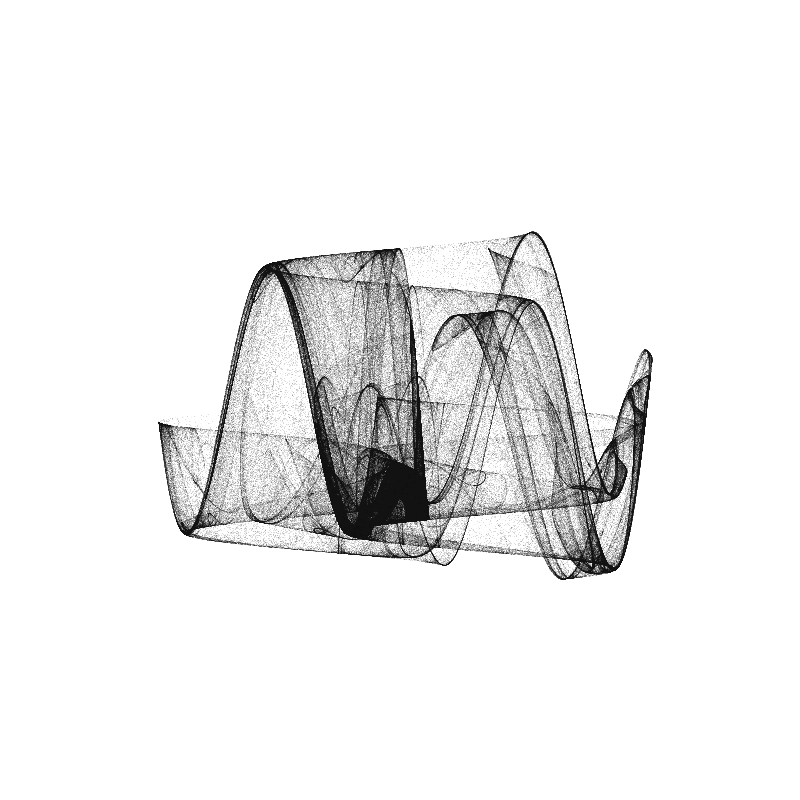
Frame 1 (no input)
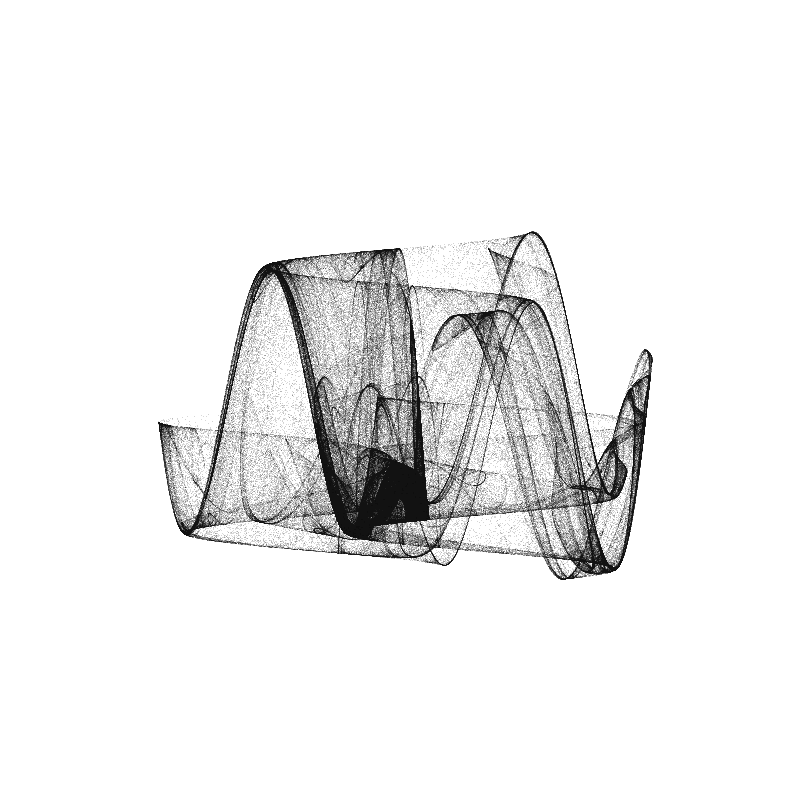
Frame 2 (the mouse pressed at the canvas centre, redrawn once)

The Processing sketch that drew these frames (run headless with seeded random() and noise(); the mouse was pressed at the canvas centre and the sketch redrawn once):

// Processing sketch: sketch_210727a
// ── sketch_210727a.pde
int pointCount = 6000000;
float x, y = 1;
float xn, yn;

float a=0.83;
float b=2.3;
float c=0.2;
float d=4;
//float a=-1.4;
//float b=1.6;
//float c=1.0;
//float d=0.7;
float [][]pointAry = new float[2][10000000];


void setup(){
  size(800,800);
  smooth();
}

void draw(){
  background(255);
  for (int i = 0; i <= pointCount; i++){
    xn = sin(a*y)-cos(b*x);
    yn = sin(c*x)-cos(d*y);
    x=xn;
    y=yn;
    pointAry[0][i]=x*width/6;
    pointAry[1][i]=y*height/6;
  }

  translate(width/2,height/2);
  for(int i=0;i<pointCount;i++){
    stroke(0,10);
    point(pointAry[0][i],pointAry[1][i]);
  }
  
  noLoop();

save("dejong_210727a.png");

}
